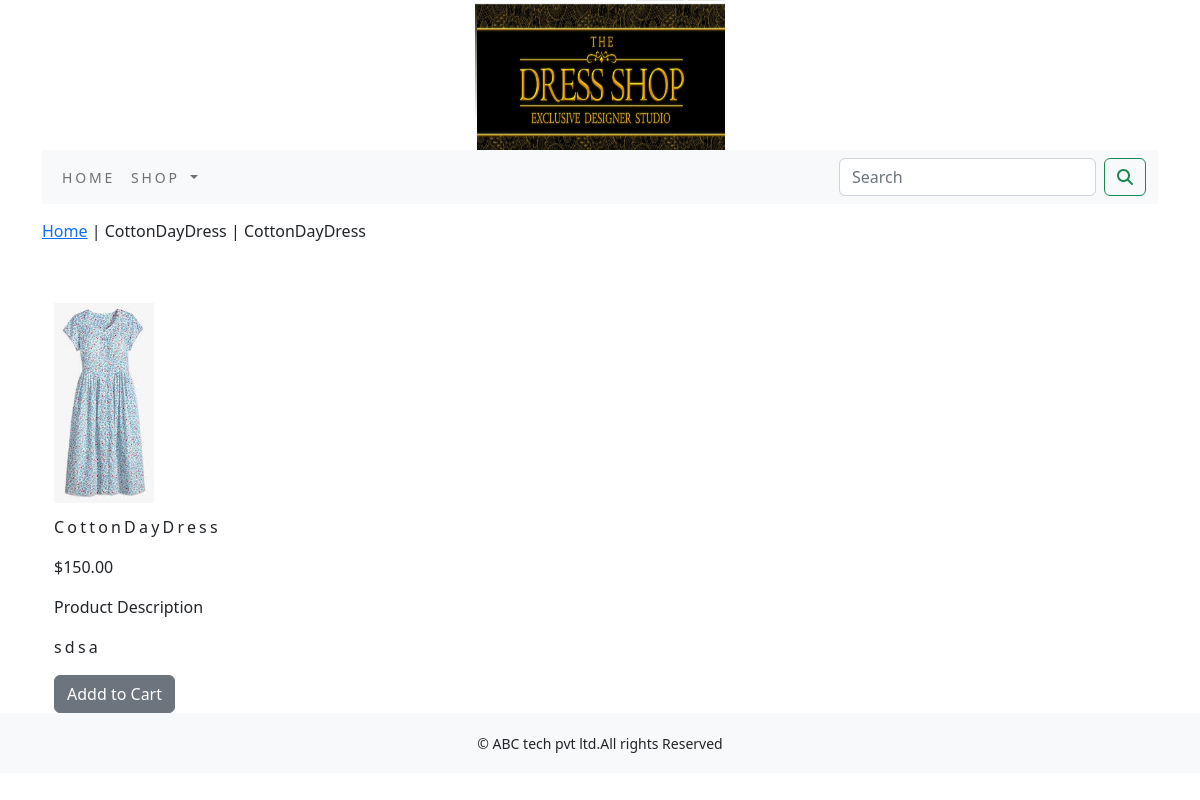
The app's page /shop/cotton_dress/product_2/ with its own data.
### shop/models.py (models this page shows, shortened)
class Product(models.Model):
    name=models.CharField(max_length=250,unique=True)
    slug=models.SlugField(max_length=250,unique=True)
    description=models.TextField(blank=True)
    price=models.DecimalField(max_digits=10,decimal_places=2)
    category=models.ForeignKey(Category,on_delete=models.CASCADE)
    image=models.ImageField(upload_to='product',blank=True)
    stock=models.IntegerField()
    available=models.BooleanField(default=True)
    created=models.DateTimeField(auto_now_add=True)
    updated=models.DateTimeField(auto_now=True)
    class Meta:
        ordering=('name',)
        verbose_name='product'
        verbose_name_plural='products'

### shop/views.py (the view)
# urls.py: path('<slug:c_slug>/<slug:product_slug>/',views.proDetail,name='prodCatdetail'),
def proDetail(request,c_slug,product_slug):
    try:
        product=Product.objects.get(category__slug=c_slug,slug=product_slug)
    except Exception as e:
        raise e
    return render(request,'product.html',{'product':product})

### cart/context_processors.py (called while the page is built)
def counter(request):
    item_count=0
    if 'admin' in request.path:
        return {}
    else:
        try:
            cart=Cart.objects.filter(cart_id=_cart_id(request))
            car_items=CartItem.objects.all().filter(cart=cart[:1])
            for cart_item in car_items:
                item_count += cart_item.quantity
        except Cart.DoesNotExist:
            item_count=0
    return dict(item_count=item_count)

### cart/views.py (called while the page is built)
def _cart_id(request):
    cart=request.session.session_key
    if not cart:
        cart=request.session.create()
    return cart

### shop/context_processors.py (called while the page is built)
def menu_links(request):
    links=Category.objects.all()
    return dict(links=links)

### shop/models.py (called while the page is built)
    def get_url(self):
        return reverse('shop:products_by_category',args=[self.slug])

### templates/product.html (shortened to what this page needs)
{% extends 'base.html' %}
{% load static %}
{% block content %}
<div class="row my_prod_row_class">
  <div class="mx_auto">
    <p> <a href="{% url 'shop:allProdCat' %}">Home</a> | <a herf="{{product.category.get_url}}">{{product.name}}</a> | {{product.name}}</p>
  </div>
</div>
<div class="container">
<br>
<div class="row">
  <div  class="col-md col=sm-6 col-md-6 col-lg-6 text=center">
    <div style="min-width:18rem">
      <img src="{{product.image.url}}" alt="{{product.name}}" style="width:100px;height:200px;">
    </div>
  </div>
  <div>
    <div class="col-md-12 col-sm-12 col-lg-12">
      <h1 class="my_prod_title">{{product.name}}</h1>
      <p>${{product.price}}</p>
      <p class="text_justify my-prod-text">Product Description</p>
      <p class="my_title">{{product.description}}</p>
      {% if product.stock <= 0 %}
        <p class="text-justify my_prod_text">Out of Stock</b></p>
      {% else %}
        <a class ="btn btn-secondary" href="{% url 'cart:add_cart' product.id %}">Addd to Cart</a>
      {%endif %}
    </div>
  </div>
</div>
</div>
{% endblock %}

### static/css/custom.css (style rules this page uses)
body { font-family: 'Roboto', sans-serif; }
.my_title { font-size;16px; text_transform:uppercase; letter-spacing:.2em; }
.my_prod_row_class { padding-top:15px; padding-bottom:20px }
.my_prod_title { font-size:16px; text_transform:uppercase; letter-spacing:.2em; padding-top:15px; padding-bottom:10px; }

### records on screen
Product: name "CottonDayDress", image (picture), price "150.00", description "sdsa"
